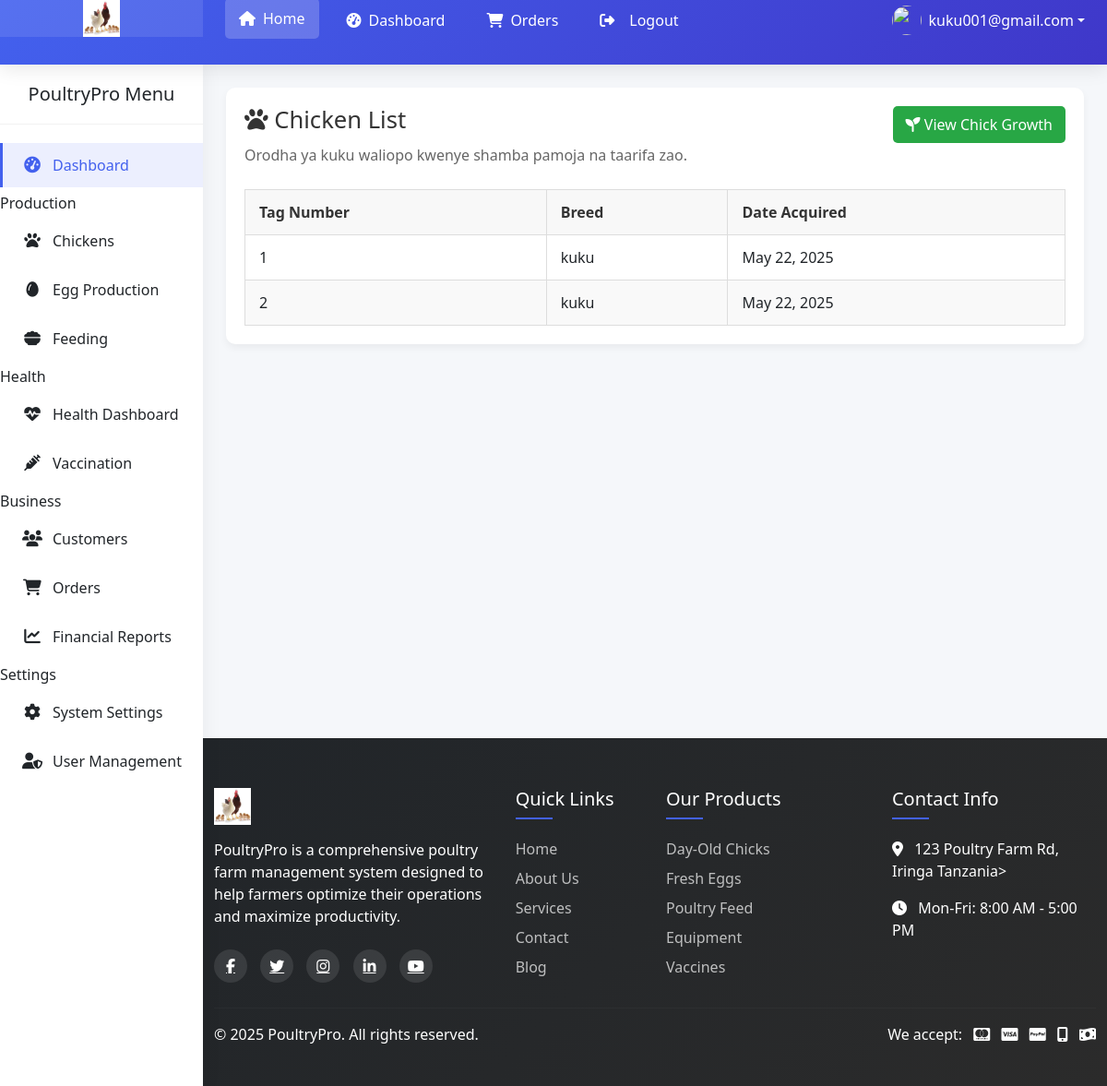
The app's page /chicken/ (signed in) with its own data.
### core/models.py (models this page shows, shortened)
class Chicken(models.Model):
    GENDER_CHOICES = [('M', 'Male'), ('F', 'Female'), ('U', 'Unknown')]
    owner = models.ForeignKey('customers.Customer', on_delete=models.CASCADE, related_name='chickens', blank=True, null=True)
    customer = models.ForeignKey('customers.Customer', on_delete=models.CASCADE, null=True, blank=True)
    tag_number = models.CharField(max_length=20, unique=True)
    breed = models.ForeignKey(Breed, on_delete=models.PROTECT)
    date_acquired = models.DateField()
    date_of_birth = models.DateField(null=True, blank=True)
    gender = models.CharField(max_length=1, choices=GENDER_CHOICES, default='U')
    parent = models.ForeignKey('self', on_delete=models.SET_NULL, null=True, blank=True)
    is_alive = models.BooleanField(default=True)
    last_health_check = models.DateField(null=True, blank=True)
    notes = models.TextField(blank=True)
    class Meta:
        ordering = ['tag_number']
        verbose_name_plural = 'Chickens'

class Breed(models.Model):
    name = models.CharField(max_length=100)
    description = models.TextField()
    egg_production_rate = models.CharField(max_length=50)
    maturity_age = models.PositiveIntegerField(help_text="In weeks")
    def __str__(self):
        return self.name

### core/views.py (the view)
# urls.py: path('chicken/', views.chicken_view, name='chicken'),
def chicken_view(request):
    chickens = Chicken.objects.all()
    return render(request, 'core/chicken.html', {'chickens': chickens})

### core/templates/core/chicken.html (shortened to what this page needs)
{% extends 'core/base.html' %}
{% block content %}
<div class="chicken-container">
    <div class="header-flex">
        <h2><i class="fas fa-paw"></i> Chicken List</h2>
        <a href="{% url 'core:chickgrowth' %}" class="btn-growth">
            <i class="fas fa-seedling"></i> View Chick Growth
        </a>
    </div>
    <p class="description">Orodha ya kuku waliopo kwenye shamba pamoja na taarifa zao.</p>
    {% if chickens %}
    <div class="table-wrapper">
        <table class="styled-table">
            <thead>
                <tr>
                    <th>Tag Number</th>
                    <th>Breed</th>
                    <th>Date Acquired</th>
                </tr>
            </thead>
            <tbody>
                {% for chicken in chickens %}
                <tr>
                    <td>{{ chicken.tag_number }}</td>
                    <td>{{ chicken.breed }}</td>
                    <td>{{ chicken.date_acquired }}</td>
                </tr>
                {% endfor %}
            </tbody>
        </table>
    </div>
    {% else %}
    <div class="empty-message">
        <p><i class="fas fa-info-circle"></i> Hakuna kuku waliopo kwa sasa.</p>
    </div>
    {% endif %}
</div>
{% endblock %}

### core/templates/core/base.html (shortened to what this page needs)
{% load static %}
<!DOCTYPE html>
<html lang="en">
<head>
    <link href="https://cdn.jsdelivr.net/npm/bootstrap@5.3.2/dist/css/bootstrap.min.css" rel="stylesheet">
    <link href="https://cdnjs.cloudflare.com/ajax/libs/font-awesome/6.4.2/css/all.min.css" rel="stylesheet">
    <link href="https://cdnjs.cloudflare.com/ajax/libs/animate.css/4.1.1/animate.min.css" rel="stylesheet">
    <link href="https://cdnjs.cloudflare.com/ajax/libs/aos/2.3.4/aos.css" rel="stylesheet">
    <link href="https://cdn.jsdelivr.net/npm/select2@4.1.0-rc.0/dist/css/select2.min.css" rel="stylesheet">
</head>
<body>
    <header class="main-header">
        <div class="d-flex align-items-stretch">
            <div class="logo-container">
                <a href="{% url 'core:home' %}">
                    <img src="{% static 'images/kuku.jpg' %}" alt="PoultryPro Logo" class="logo-img">
                </a>
            </div>
            <div class="d-flex align-items-center justify-content-between flex-grow-1 px-4">
                <nav class="nav-menu">
                    <a href="{% url 'core:home' %}" class="nav-link active">
                        <i class="fas fa-home"></i>
                        <span class="d-none d-lg-inline">Home</span>
                    </a>
                     {% if user.is_authenticated %}
                    <a href="{% url 'core:profile' %}" class="nav-link">
                        <i class="fas fa-tachometer-alt"></i>
                        <span class="d-none d-lg-inline">Dashboard</span>
                    </a>
                     <a href="{% url 'core:order' %}" class="nav-link">
                        <i class="fas fa-shopping-cart"></i>
                        <span class="d-none d-lg-inline">Orders</span>
                    </a>
                     <a href="{% url 'core:logout' %}" class="nav-link">
                        <i class="fas fa-sign-out-alt me-2"></i>
                        <span class="d-none d-lg-inline">Logout</span>
                    </a>
                     {% endif %}
                </nav>
                   {% if user.is_authenticated %}
                <div class="dropdown">
                    <a href="#" class="d-flex align-items-center text-white text-decoration-none dropdown-toggle"
                       id="userDropdown" data-bs-toggle="dropdown" aria-expanded="false">
                        <img src="{% static 'images/user-avatar.jpg' %}" width="32" height="32" class="rounded-circle me-2">
                        <span class="d-none d-lg-inline">{{ user.username|default:"Guest" }}</span>
                    </a>
                </div>
                  {% endif %}
            </div>
        </div>
    </header>
 {% if user.is_authenticated %}
    <aside class="sidebar">
        <div class="sidebar-header">
            <h5 class="mb-0 text-center">PoultryPro Menu</h5>
        </div>
        <div class="sidebar-menu">
            <a href="{% url 'core:home' %}" class="menu-item active">
                <i class="fas fa-tachometer-alt"></i>
                <span>Dashboard</span>
            </a>
            <div class="menu-group">
                <div class="menu-group-title">Production</div>
                <a href="{% url 'core:chicken' %}" class="menu-item">
                    <i class="fas fa-paw"></i>
                    <span>Chickens</span>
                </a>
                <a href="{% url 'production:eggproduction_list' %}" class="menu-item">
                    <i class="fas fa-egg"></i>
                    <span>Egg Production</span>
                </a>
                <a href="{% url 'core:feeding' %}" class="menu-item">
                    <i class="fas fa-bowl-food"></i>
                    <span>Feeding</span>
                </a>
            </div>
            <div class="menu-group">
                <div class="menu-group-title">Health</div>
                <a href="{% url 'core:health_dashboard' %}" class="menu-item">
                    <i class="fas fa-heartbeat"></i>
                    <span>Health Dashboard</span>
                </a>
                <a href="{% url 'core:chickgrowth' %}" class="menu-item">
                    <i class="fas fa-syringe"></i>
                    <span>Vaccination</span>
                </a>
            </div>
            <div class="menu-group">
                <div class="menu-group-title">Business</div>
                <a href="{% url 'core:customer' %}" class="menu-item">
                    <i class="fas fa-users"></i>
                    <span>Customers</span>
                </a>
                <a href="{% url 'core:order' %}" class="menu-item">
                    <i class="fas fa-shopping-cart"></i>
                    <span>Orders</span>
                </a>
                <a href="{% url 'core:report' %}" class="menu-item">
                    <i class="fas fa-chart-line"></i>
                    <span>Financial Reports</span>
                </a>
            </div>
            <div class="menu-group">
                <div class="menu-group-title">Settings</div>
                <a href="{% url 'core:settings' %}" class="menu-item">
                    <i class="fas fa-cog"></i>
                    <span>System Settings</span>
                </a>
                <a href="{% url 'core:profile' %}" class="menu-item">
                    <i class="fas fa-user-shield"></i>
                    <span>User Management</span>
                </a>
            </div>
        </div>
    </aside>
  {% endif %}
    <main class="main-content">
        {% block content %}{% endblock %}
    </main>
    <footer class="main-footer">
        <div class="container py-4">
            <div class="row">
                <div class="col-lg-4 mb-4 mb-lg-0">
                    <img src="{% static 'images/kuku.jpg' %}" alt="PoultryPro Logo" class="footer-logo">
                    <p class="mb-4">PoultryPro is a comprehensive poultry farm management system designed to help farmers optimize their operations and maximize productivity.</p>
                    <div class="social-icons">
                        <a href="#"><i class="fab fa-facebook-f"></i></a>
                        <a href="#"><i class="fab fa-twitter"></i></a>
                        <a href="#"><i class="fab fa-instagram"></i></a>
                        <a href="#"><i class="fab fa-linkedin-in"></i></a>
                        <a href="#"><i class="fab fa-youtube"></i></a>
                    </div>
                </div>
                <div class="col-lg-2 col-md-6 mb-4 mb-md-0">
                    <div class="footer-links">
                        <h5>Quick Links</h5>
                        <a href="{% url 'core:home' %}">Home</a>
                        <a href="{% url 'core:about' %}">About Us</a>
                        <a href="{% url 'core:order' %}">Services</a>
                        <a href="{% url 'core:contact' %}">Contact</a>
                        <a href="{% url 'core:customer' %}">Blog</a>
                    </div>
                </div>
                <div class="col-lg-3 col-md-6 mb-4 mb-md-0">
                    <div class="footer-links">
                        <h5>Our Products</h5>
                        <a href="#">Day-Old Chicks</a>
                        <a href="{% url 'production:eggproduction_list' %}">Fresh Eggs</a>
                        <a href="{% url 'production:eggproduction_list' %}">Poultry Feed</a>
                        <a href="{% url 'production:incubation_list' %}">Equipment</a>
                        <a href="{% url 'health:vaccination_list' %}">Vaccines</a>
                    </div>
                </div>
                <div class="col-lg-3 col-md-6">
                    <div class="footer-links">
                        <h5>Contact Info</h5>
                        <p><i class="fas fa-map-marker-alt me-2"></i> 123 Poultry Farm Rd, Iringa Tanzania>
                        <p><i class="fas fa-clock me-2"></i> Mon-Fri: 8:00 AM - 5:00 PM</p>
                    </div>
                </div>
            </div>
            <hr class="mt-4 mb-3" style="border-color: rgba(255,255,255,0.1);">
            <div class="row align-items-center">
                <div class="col-md-6 text-center text-md-start mb-3 mb-md-0">
                    <p class="mb-0">&copy; 2025 PoultryPro. All rights reserved.</p>
                </div>
                <div class="col-md-6 text-center text-md-end">
                    <div class="payment-methods">
                        <span class="me-2">We accept:</span>
                        <i class="fab fa-cc-mastercard me-2"></i>
                        <i class="fab fa-cc-visa me-2"></i>
                        <i class="fab fa-cc-paypal me-2"></i>
                        <i class="fas fa-mobile-alt me-2"></i>
                        <i class="fas fa-money-bill-wave"></i>
                    </div>
                </div>
            </div>
        </div>
    </footer>
</body>
</html>

### core/templates/core/base.html (style rules this page uses)
:root { --primary-color: #4361ee; --secondary-color: #3f37c9; --accent-color: #4cc9f0; --light-color: #f8f9fa; --dark-color: #212529; --success-color: #4bbf73; --warning-color: #f0ad4e; --danger-color: #d9534f; }
body { font-family: 'Segoe UI', Tahoma, Geneva, Verdana, sans-serif; background-color: #f5f7fa; color: var(--dark-color); overflow-x: hidden; }
.main-header { background: linear-gradient(135deg, var(--primary-color), var(--secondary-color)); box-shadow: 0 4px 20px rgba(0, 0, 0, 0.1); position: fixed; top: 0; left: 0; right: 0; z-index: 1030; height: 70px; }
.logo-container { width: 220px; background-color: rgba(255, 255, 255, 0.1); display: flex; align-items: center; justify-content: center; height: 100%; }
.logo-img { height: 40px; transition: all 0.3s ease; }
.nav-menu { display: flex; align-items: center; gap: 15px; }
.nav-link { color: white !important; font-weight: 500; padding: 10px 15px; border-radius: 5px; transition: all 0.3s ease; display: flex; align-items: center; gap: 8px; }
.nav-link:hover, .nav-link.active { background-color: rgba(255, 255, 255, 0.2); transform: translateY(-2px); }
.sidebar { width: 220px; background: white; position: fixed; top: 70px; left: 0; bottom: 0; box-shadow: 2px 0 20px rgba(0, 0, 0, 0.05); z-index: 1020; transition: all 0.3s ease; overflow-y: auto; }
.sidebar-header { padding: 20px; border-bottom: 1px solid rgba(0, 0, 0, 0.05); }
.sidebar-menu { padding: 15px 0; }
.menu-item { display: flex; align-items: center; padding: 12px 20px; color: var(--dark-color); text-decoration: none; transition: all 0.3s ease; margin: 5px 0; border-left: 3px solid transparent; }
.menu-item:hover, .menu-item.active { background-color: rgba(67, 97, 238, 0.1); color: var(--primary-color); border-left: 3px solid var(--primary-color); }
.menu-item i { width: 24px; text-align: center; margin-right: 10px; font-size: 1.1rem; }
.main-content { margin-left: 220px; margin-top: 70px; padding: 25px; min-height: calc(100vh - 70px); transition: all 0.3s ease; }
.main-footer { background: linear-gradient(135deg, var(--dark-color), #2b2b2b); color: white; padding: 30px 0 20px; margin-left: 220px; }
.footer-logo { height: 40px; margin-bottom: 15px; }
.footer-links h5 { position: relative; padding-bottom: 10px; margin-bottom: 20px; }
.footer-links h5::after { content: ''; position: absolute; left: 0; bottom: 0; width: 40px; height: 2px; background: var(--primary-color); }
.footer-links a { color: rgba(255, 255, 255, 0.7); text-decoration: none; transition: all 0.3s ease; display: block; margin-bottom: 8px; }
.social-icons a { display: inline-flex; align-items: center; justify-content: center; width: 36px; height: 36px; border-radius: 50%; background: rgba(255, 255, 255, 0.1); color: white; margin-right: 10px; transition: all 0.3s ease; }

### core/templates/core/chicken.html (style rules this page uses)
.chicken-container { background: #fff; padding: 20px; border-radius: 10px; box-shadow: 0 4px 8px rgba(0,0,0,0.05); }
.chicken-container h2 { font-size: 1.6rem; color: #333; margin-bottom: 10px; }
.description { color: #666; margin-bottom: 15px; }
.header-flex { display: flex; justify-content: space-between; align-items: center; }
.btn-growth { background-color: #28a745; color: white; padding: 8px 14px; border-radius: 5px; text-decoration: none; font-weight: 500; transition: background 0.3s; }
.table-wrapper { overflow-x: auto; }
.styled-table { width: 100%; border-collapse: collapse; margin-top: 10px; }
.styled-table th, .styled-table td { padding: 12px 15px; border: 1px solid #ddd; text-align: left; }
.styled-table th { background-color: #f8f8f8; color: #333; }
.styled-table tr:nth-child(even) { background-color: #f9f9f9; }

### records on screen
Chicken: tag_number "1", breed "kuku", date_acquired "May 22, 2025"
Chicken: tag_number "2", breed "kuku", date_acquired "May 22, 2025"

### other values on screen
{{ user.username|default:"Guest" }} "kuku001@gmail.com"
